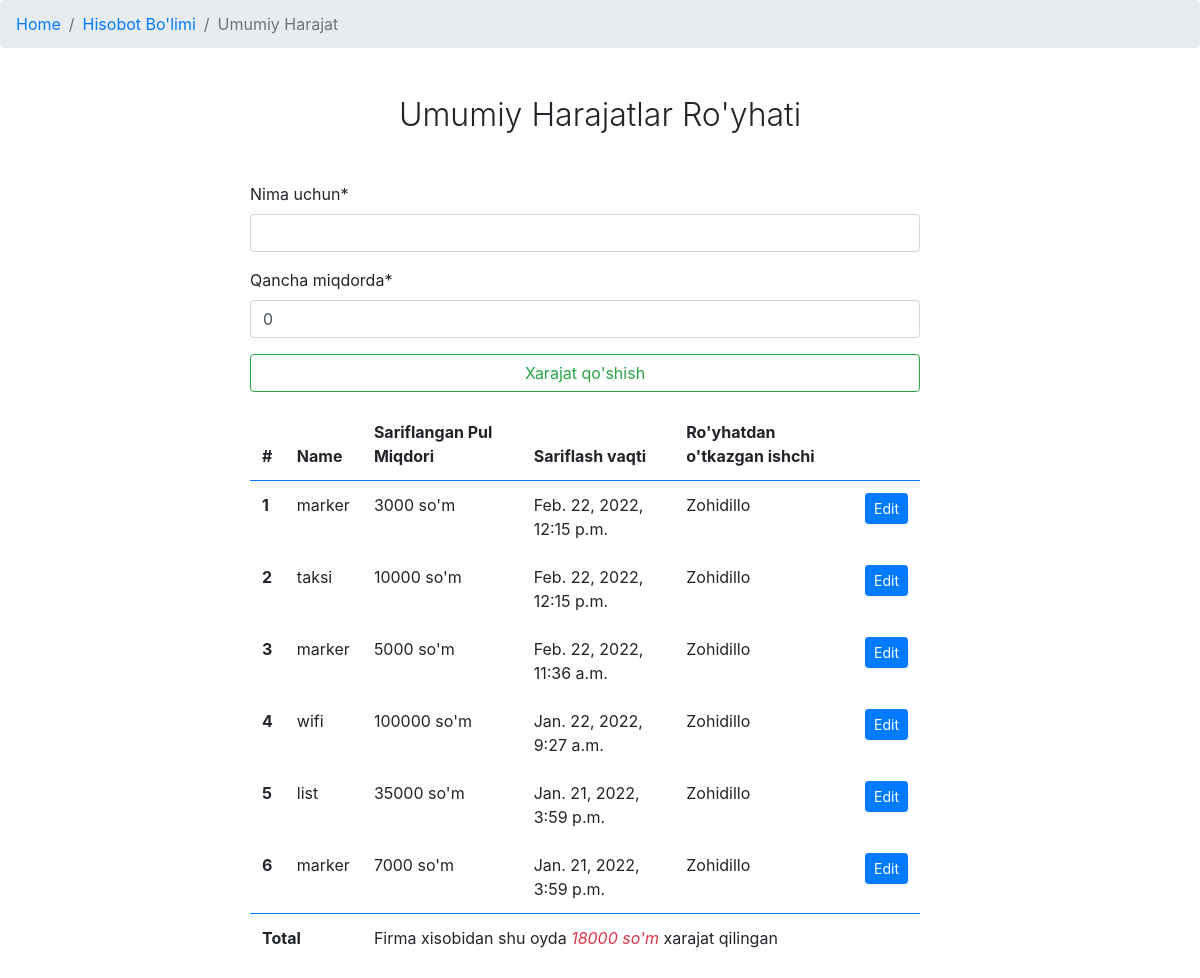
The page /profile/harajatlar/add/ (signed in) on the database as committed earlier.
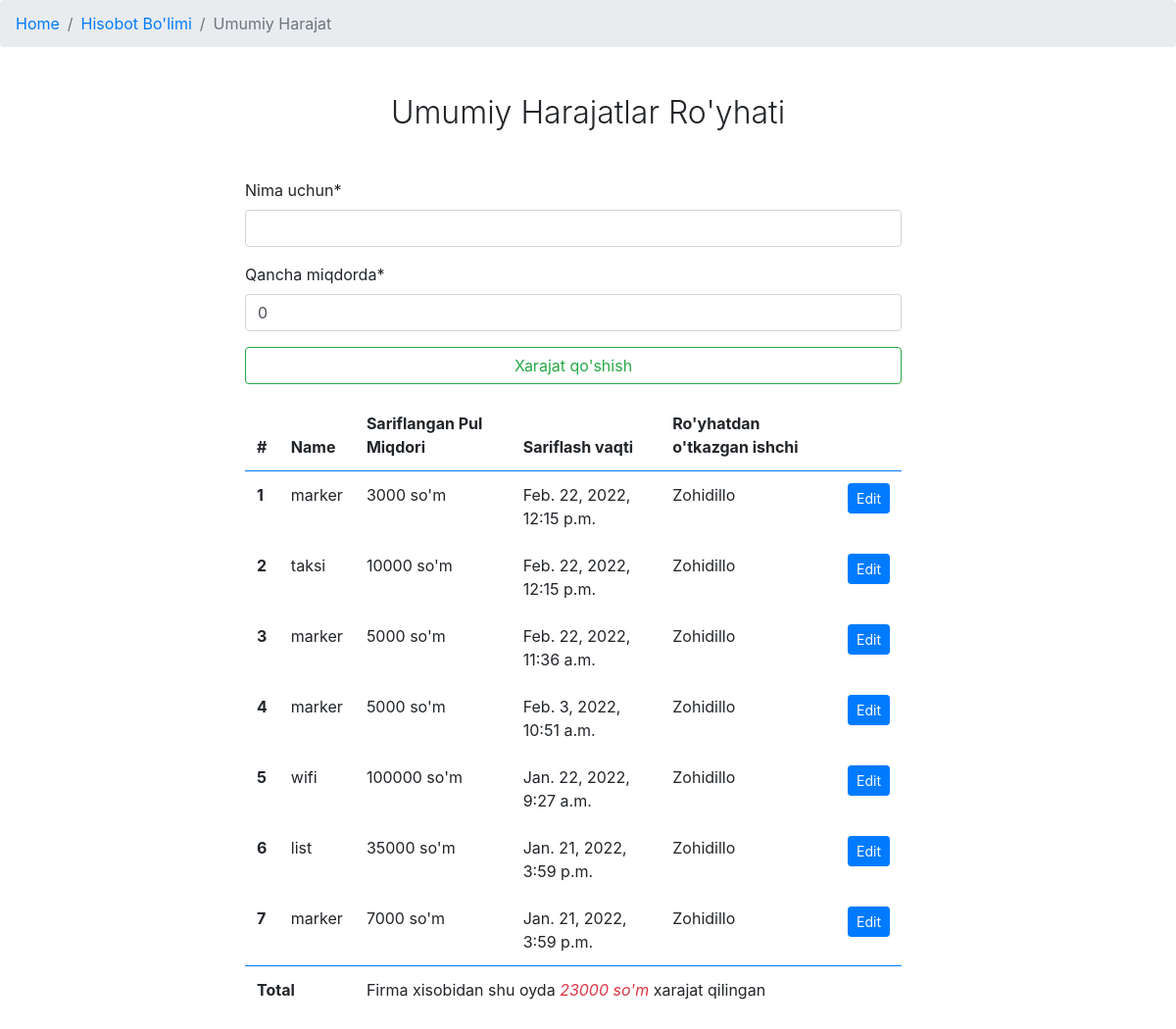
The same page on the database as committed later.
### app/models.py (models this page shows, shortened)
class Harajatlar(models.Model):
    user = models.ForeignKey(User, verbose_name=_("User"), on_delete=models.CASCADE)
    name = models.CharField(_("Nima uchun"), max_length=100)
    amount = models.IntegerField(_("Qancha miqdorda"), default=0)
    used_date = models.DateTimeField(_("Ishlatilgan vaqti"), auto_now_add=True)
    def __str__(self):
        return self.name
    @property
    def get_total_outlay(self):
        outlay = Harajatlar.objects.all()
        total = sum([i.amount for i in outlay])
        return total
    """Shu oyda qilingan harajarlar"""
    @property
    def this_month_outlay(self):
        oy = int(datetime.now().month)
        outlay = Harajatlar.objects.all()
        this_month = []
        for i in outlay:
            if i.used_date.month == oy:
                this_month.append(i)
        total = sum([i.amount for i in this_month])
        return total
    """Har oyda necha pul Harajat qilinayotgani ko'rsatadi"""

### accounts/models.py (models this page shows, shortened)
class User(AbstractBaseUser, PermissionsMixin):
    first_name = models.CharField(("ISM"), max_length=50)
    last_name = models.CharField(("FAMILYA"), max_length=50)
    address = models.CharField(("MANZIL"), max_length=250)
    img = models.ImageField(("Profile uchun Rasm"), upload_to='user_pic/', default="default_img/default.png", null=True, blank=True)
    email = models.EmailField(('EMAIL'), unique=True)
    phone_number = models.CharField(('TELEFON RAQAM'), max_length=9)
    joined_date = models.DateTimeField(auto_now_add=True)
    is_active = models.BooleanField(default=True)
    staff = models.BooleanField(default=False)
    admin = models.BooleanField(default=False)
    USERNAME_FIELD = 'email'
    REQUIRED_FIELDS = []
    objects = CustomUserManeger()

### app/views.py (the view, shortened to what this page needs)
# urls.py: path("harajatlar/add/", HarajatlarView.as_view(), name="RegisterHarajatlar"),
class HarajatlarView(SuccessMessageMixin, CreateView):
    model = Harajatlar
    template_name = "report_section/total_outlies.html"
    fields = ['name', 'amount']
    success_url = reverse_lazy('app:RegisterHarajatlar')
    success_message = 'Yangi Harajat qo\'shildi! '
    def get_context_data(self, **kwargs):
        kwargs['object_list'] = Harajatlar.objects.all().order_by('-used_date')
        return super().get_context_data(**kwargs)

### app/templates/report_section/total_outlies.html (shortened to what this page needs)
{% extends "index.html" %}
{% load crispy_forms_tags %}
{% block content %}
    <nav aria-label="breadcrumb">
        <ol class="breadcrumb">
            <li class="breadcrumb-item" ><a href="{% url 'app:Home' %}">Home</a></li>
            <li class="breadcrumb-item" ><a href="{% url 'app:ReportSection' %}">Hisobot Bo'limi</a></li>
            <li class="breadcrumb-item active" aria-current="page">Umumiy Harajat</li>
        </ol>
    </nav>
    <header class="text-center">
        <div class="banner">
            <h2 class="my-5 font-weight-light">Umumiy Harajatlar Ro'yhati</h2>
        </div>
    </header>
    <div class="row" style="margin-right: 15px;">
        <div class="col-md-7 m-auto">
            <form action="" method="post">
                {{ form|crispy }}
                <button type="submit" class="btn btn-outline-success btn-block">Xarajat qo'shish</button>
            </form>
            <table class="table mt-3 table-hover table-borderless">
                <thead class="border-bottom border-primary">
                    <tr>
                        <th>#</th>
                        <th>Name</th>
                        <th>Sariflangan Pul Miqdori</th>
                        <th>Sariflash vaqti</th>
                        <th>Ro'yhatdan o'tkazgan ishchi</th>
                        <th></th>
                    </tr>
                </thead>
                <tbody class="table-hover table-responsive-sm">
                    {% for i in object_list %}
                        <tr>
                            <th>{{ forloop.counter }}</th>
                            <td>{{ i.name }}</td>
                            <td>{{ i.amount }} so'm</td>
                            <td>{{ i.used_date }}</td>
                            <td>{{ i.user.first_name }}</td>
                            <td class="btn-group btn-group-sm">
                                <a href="{% url 'app:UpdateHarajatlar' pk=i.pk %}" class="btn btn-primary">Edit</a>
                            </td>
                        </tr>
                          </div>
                    {% endfor %}
                <tfoot class="border-top border-primary">
                    {% for i in object_list %}
                        {% if forloop.counter == 1 %}
                            {% if i.get_total_outlay %}
                                <tr>
                                    <th colspan="2">Total</th>
                                    <td colspan="3">Firma xisobidan shu oyda  <i class="text-danger"> {{ i.this_month_outlay }} so'm</i> xarajat qilingan</td>
                                </tr>
                            {% endif %}
                        {% endif %}
                    {% endfor %}
                </tfoot>
{% endblock content %}

Rows that differ between the two databases and show on the page:
computed for Harajatlar (number 1 of 7 on the later page): this_month_outlay "18000" → "23000"
added Harajatlar: name "marker", amount "5000", used_date "Feb. 3, 2022, 10:51 a.m.", user.first_name "Zohidillo", shown under "Umumiy Harajatlar Ro'yhati"
